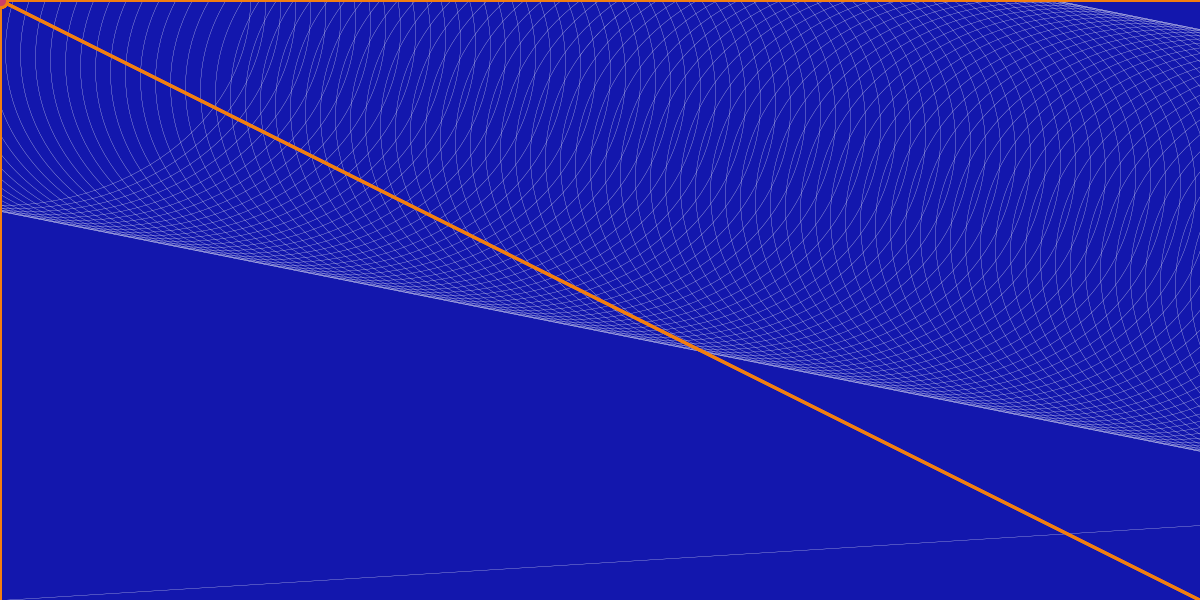
Frame 1 (no input)
Frame 60 (the mouse pressed at the canvas centre just before this capture): identical to frame 1, image omitted
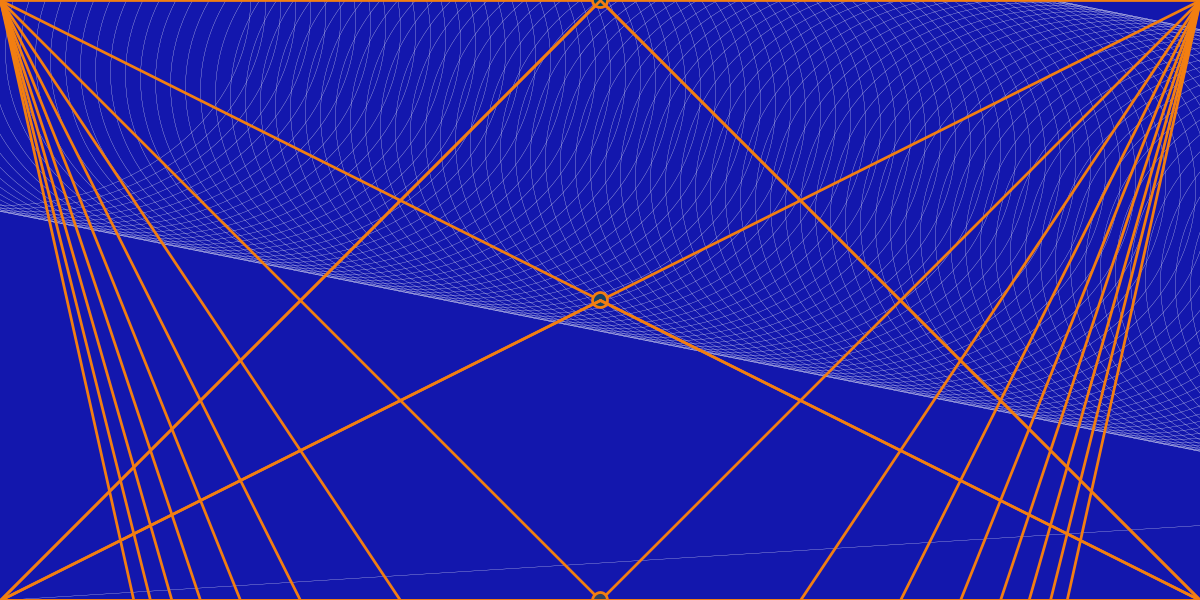
Frame 120 (the mouse held since frame 60 and released just before this capture)

The Processing sketch that drew these frames (run headless with seeded random() and noise(); from frame 60 on, the mouse is pressed at the canvas centre):

// Processing sketch: processing_72401
// ── processing_72401.pde

//Mark Terra-Salomao
//Introduction to Digital Media
//Section A
//September 11, 2012

// Disclaimer: DO NOT RUN THIS PROGRAM IF YOU ARE EPILEPTIC.

boolean a = false;

void setup() {
  size(1200, 600);
  smooth(); //antialiasing
  //background(19,23,173);
}

void draw() {



  background(19, 23, 173);

  for (int i=0; i<1000; i++) {
    strokeWeight(0.25);
    stroke(255);
    noFill();
    ellipse(i*15, i*3, 500, 410);
  }

  line(0, height, width, 525);

  strokeWeight(2.75);
  stroke(242, 126, 17);

  for (int i=0; i<10; i++) {
    line(0, 0, mouseX, i*mouseY);
    line(0, height, mouseX, (i/2)*mouseY);
    line(width, 0, mouseX, i*mouseY);
    line(width, height, mouseX, (i/2)*mouseY);

    fill(i*23, 64, 101);
    ellipse(mouseX, i*mouseY, 15, 15);
  }
  
  for (int i=0; i<1000; i++) {
    if(a) {
    strokeWeight(0.75);
    stroke(random(0,255), random(0,255), random(0,255));
    noFill();
    ellipse(i*15, i*3, 500, 410);
  
    }
  }


  strokeWeight(5);
  stroke(255, 3, 28);
  fill(random(0, 255), random(0, 255), random(0, 255));

  for (int i=0; i<10; i++) {
    if (a) {
      line(0, 0, mouseX, i*mouseY);
      line(0, height, mouseX, (i/2)*mouseY);
      line(width, 0, mouseX, i*mouseY);
      line(width, height, mouseX, (i/2)*mouseY);
      ellipse(mouseX, i*mouseY, 15, 15);
      rect(random(0, 250), random(0, 250), random(3, 108), random(8, 254));
      rect(random(950, 1200), random(350, 600), random(3, 108), random(8, 254));
    }
  }


  strokeWeight(random(0, 15));
  stroke(random(0, 255), random(0, 255), random(0, 255));



  for (int i=0; i<10; i++) {
    if (a) {
      line(mouseX, i*mouseY, random(0, 1200), random(0, 600));
    }
  }
}


void mouseClicked() {
  a = !a;
  println(a);
}



void keyPressed() {
  if (key == 's') {
    save("markTerra-Salomao.png");
  }
}
